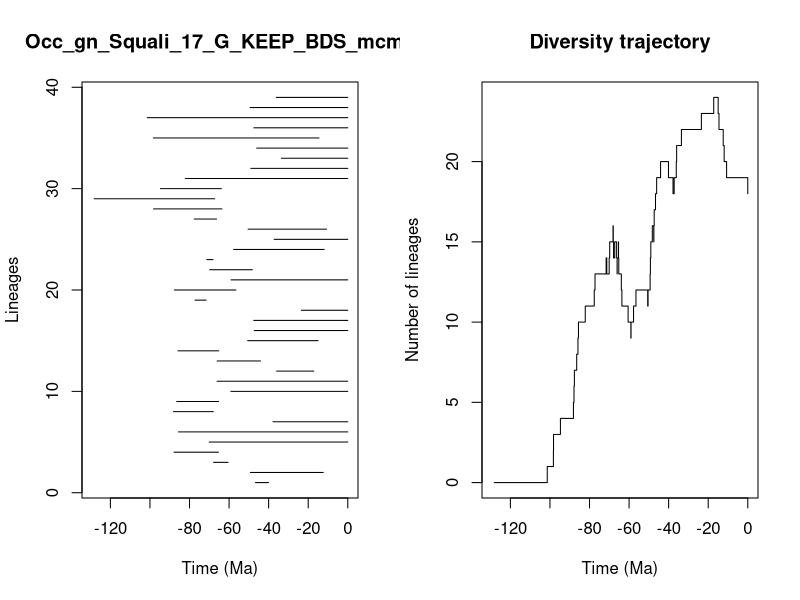

R code for this plot:


pdf(file='../Results/Genus/5_MA_bins_EXT_EP/pyrate_mcmc_logs/Occ_gn_Squali_17_G_KEEP_BDS_mcmc_LTT.pdf',width=0.6*20, height=0.6*10)
title = "Occ_gn_Squali_17_G_KEEP_BDS_mcmc"
ts=c(46.64534028736876, 49.22657531046898,67.84722715359929,87.84250509402395,70.06430145140699,85.59137987682335,37.790664477149356,88.12518924061692,86.48083543940126,59.101727079356316,66.0646741785628,35.95821663621985,66.02668999589635,85.84491722056734,50.59813979609302,47.30742643945316,47.534332529600775,23.450328832546642,77.21592040543288,87.6460510583061,59.00578452278183,69.79759690187582,71.27693552145121,57.74705727268256,37.21812276043077,50.397481208786196,77.60516712022836,98.1870656082829,128.18033811439219,94.71078659952349,82.14953538096685,49.014345996026385,33.54659925456236,46.06032774110959,98.25340327325287,47.462360786981954,101.36394741804658,49.36356548852096,36.14080974573777)
te=c(40.084625101440146, 12.41567659649314,60.49145864395984,65.37027553363082,0.0,0.0,0.0,67.98616039854392,65.33422707390793,0.0,0.0,17.21397453256124,44.08818136208244,65.20969303157788,14.975022317822853,0.0,0.0,0.0,71.59932717668245,56.52361647034523,0.0,48.25393281193719,68.12007684281664,11.943206963192212,0.0,10.70564348523069,66.29349915049433,63.63489971134619,67.23117754055471,63.91625634704453,0.0,0.0,0.0,0.0,14.552253374039749,0.0,0.0,0.0,0.0)
div_traj=c(0, 1,2,3,4,5,6,7,8,9,10,11,12,13,14,13,14,15,16,15,14,15,14,13,14,15,14,13,12,11,10,9,10,11,12,11,12,13,14,15,16,15,16,17,18,19,20,19,18,19,20,21,22,23,24,23,22,21,20,19,18)
time_events=c(128.18033811439219, 101.36394741804658,98.25340327325287,98.1870656082829,94.71078659952349,88.12518924061692,87.84250509402395,87.6460510583061,86.48083543940126,85.84491722056734,85.59137987682335,82.14953538096685,77.60516712022836,77.21592040543288,71.59932717668245,71.27693552145121,70.06430145140699,69.79759690187582,68.12007684281664,67.98616039854392,67.84722715359929,67.23117754055471,66.29349915049433,66.0646741785628,66.02668999589635,65.37027553363082,65.33422707390793,65.20969303157788,63.91625634704453,63.63489971134619,60.49145864395984,59.101727079356316,59.00578452278183,57.74705727268256,56.52361647034523,50.59813979609302,50.397481208786196,49.36356548852096,49.22657531046898,49.014345996026385,48.25393281193719,47.534332529600775,47.462360786981954,47.30742643945316,46.64534028736876,46.06032774110959,44.08818136208244,40.084625101440146,37.790664477149356,37.21812276043077,36.14080974573777,35.95821663621985,33.54659925456236,23.450328832546642,17.21397453256124,14.975022317822853,14.552253374039749,12.41567659649314,11.943206963192212,10.70564348523069,0.0)
                par(mfrow=c(1,2))
                L = length(ts)
                plot(ts, 1:L , xlim=c(-max(ts)-1,0), pch=20, type="n", main=title,xlab="Time (Ma)",ylab="Lineages")
                for (i in 1:L){segments(x0=-te[i],y0=i,x1=-ts[i],y1=i)}    
                t = -time_events
                plot(div_traj ~ t,type="s", main = "Diversity trajectory",xlab="Time (Ma)",ylab="Number of lineages",xlim=c(-max(ts)-1,0))
                abline(v=c(65,200,251,367,445),lty=2,col="gray")
                
